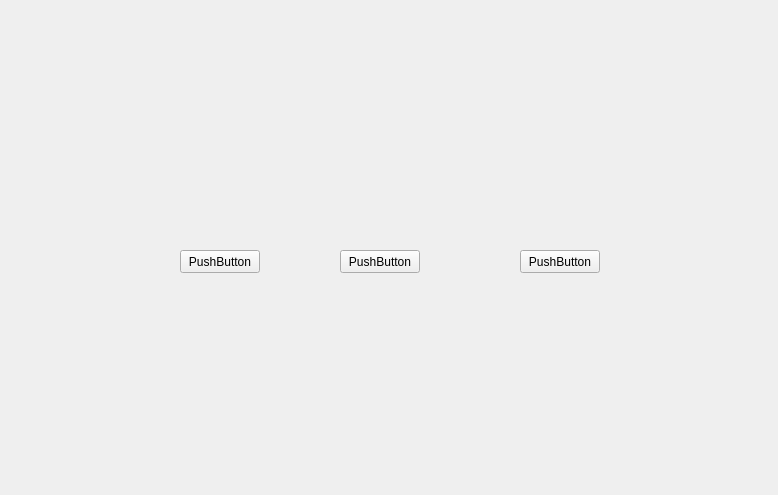
<?xml version="1.0" encoding="UTF-8"?>
<ui version="4.0">
 <class>Frame</class>
 <widget class="QFrame" name="Frame">
  <property name="geometry">
   <rect>
    <x>0</x>
    <y>0</y>
    <width>778</width>
    <height>495</height>
   </rect>
  </property>
  <property name="windowTitle">
   <string>Frame</string>
  </property>
  <widget class="QPushButton" name="pushButton">
   <property name="geometry">
    <rect>
     <x>180</x>
     <y>250</y>
     <width>80</width>
     <height>23</height>
    </rect>
   </property>
   <property name="text">
    <string>PushButton</string>
   </property>
  </widget>
  <widget class="QPushButton" name="pushButton_2">
   <property name="geometry">
    <rect>
     <x>340</x>
     <y>250</y>
     <width>80</width>
     <height>23</height>
    </rect>
   </property>
   <property name="text">
    <string>PushButton</string>
   </property>
  </widget>
  <widget class="QPushButton" name="pushButton_3">
   <property name="geometry">
    <rect>
     <x>520</x>
     <y>250</y>
     <width>80</width>
     <height>23</height>
    </rect>
   </property>
   <property name="text">
    <string>PushButton</string>
   </property>
  </widget>
 </widget>
 <resources/>
 <connections/>
</ui>
